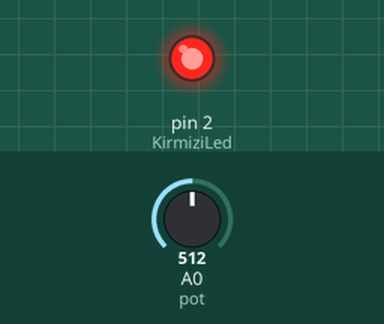
Bench run of a sketch on a simulated Arduino Uno, built with avr-gcc and run on an emulated ATmega328P. On the bench: output pins drawn as LEDs (lit = HIGH). Inputs (shaded band) come from the test bench; at power-on: A0 (pot) = 512. Pins used as bus, display or sensor lines are not drawn.

Above: at 1.3 s.
1.4 s: A0 (pot) set to 218
2.9 s: A0 (pot) set to 189
At 3.6 s:
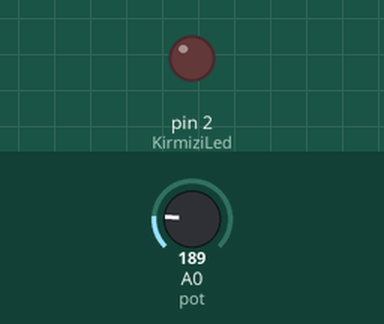
4.5 s: A0 (pot) set to 210
At 4.8 s:
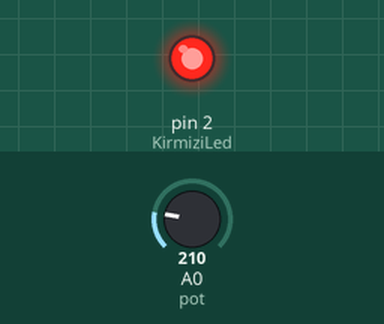
6.0 s: A0 (pot) set to 190
At 7.2 s:
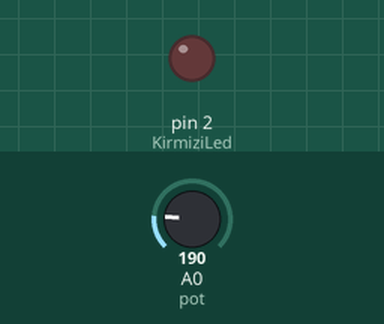
Timing chart, 0 to 8.5 s (numbered marks = the images above; inputs shaded):
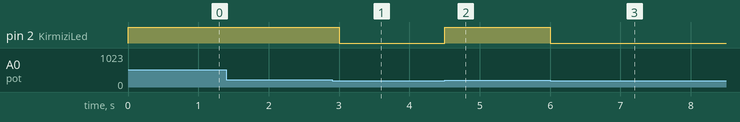

Measured:
- the behaviour switches between 201 and 200 on A0 (pot) (found by bisection; images 0 and 1)
- after the input at 1.4 s, every drawn part: stays the same
- after the input at 2.9 s, pin 2 (KirmiziLed): HIGH → LOW after 0.10 s
- after the input at 4.5 s, pin 2 (KirmiziLed): LOW → HIGH at once
- after the input at 6.0 s, pin 2 (KirmiziLed): HIGH → LOW at once

The sketch:

Arduino__dev4.ino
```cpp
const int DC=3;
const int pot=A0;
int KirmiziLed=2;
int motor;
int motor2;
void setup()
{
  Serial.begin(9600);
 pinMode(KirmiziLed,OUTPUT);
 pinMode(DC,OUTPUT);
}

void loop()
{
  motor=analogRead(pot);
  motor2=map(motor,0,1023,0,255);
  analogWrite(DC,motor2);

  if(motor>200){
  digitalWrite(KirmiziLed,HIGH);
   delay(500);
  }

  else{
  digitalWrite(KirmiziLed,LOW);
  delay(500);
  }

}
```
